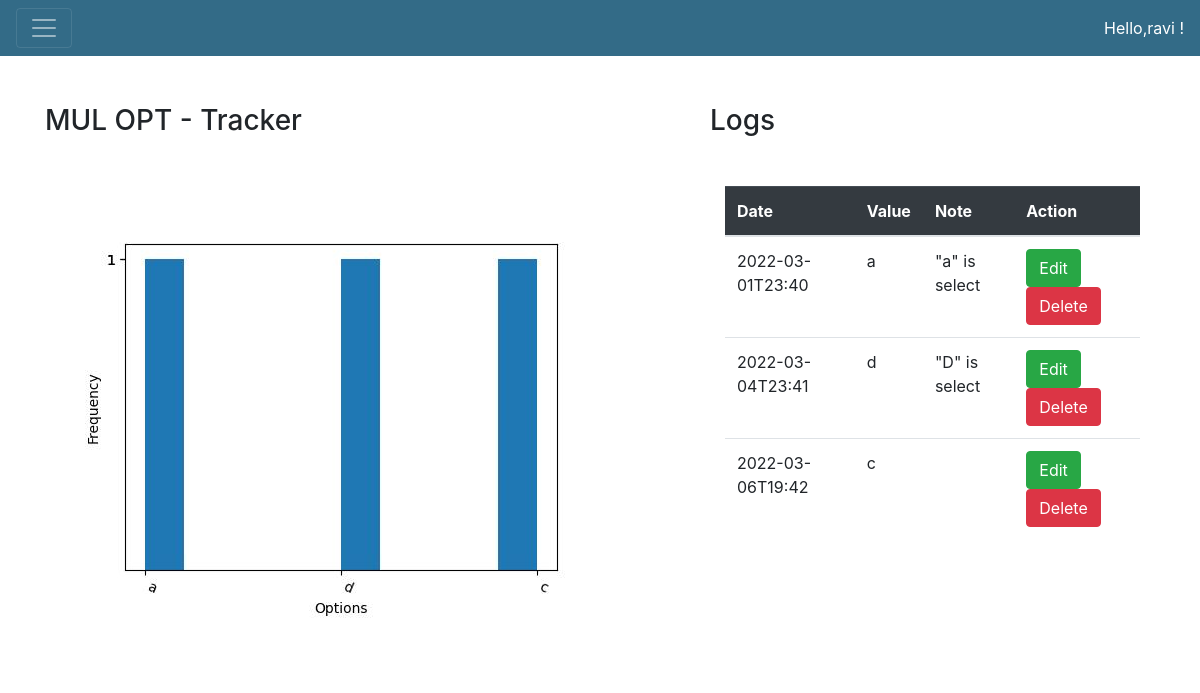
The app's page /tracker/3/details (signed in) with its own data.
### website_code/models.py (models this page shows, shortened)
class User(db.Model, UserMixin):
    __tablename__ = 'users'
    user_id = db.Column(db.Integer,primary_key=True,autoincrement=True)
    name = db.Column(db.String,nullable=False)
    email = db.Column(db.String,nullable=False, unique=True)
    password = db.Column(db.String,nullable=False)

class Tracker(db.Model):
    __tablename__ = 'tracker'
    tracker_id = db.Column(db.Integer,primary_key=True,autoincrement=True)
    name = db.Column(db.String,nullable=False,unique=True)
    description = db.Column(db.String)
    type = db.Column(db.String,nullable=False)
    setting = db.Column(db.String)
    user_id = db.Column(db.Integer, db.ForeignKey("users.user_id"), nullable=False)

class Log(db.Model):
    __tablename__ = 'log'
    log_id = db.Column(db.Integer, primary_key=True, autoincrement=True)
    tracker_id = db.Column(db.Integer, db.ForeignKey("tracker.tracker_id", ondelete='CASCADE'))
    log_track = db.Column(db.String, nullable=False)
    note = db.Column(db.String)
    time = db.Column(db.String, nullable=False)

### website_code/views.py (the view, shortened to what this page needs)
@views.route("/tracker/<tracker_id>/<action>",methods=["GET","POST"])
@login_required
def modify_tracker(tracker_id,action):
    if request.method=="GET":
         if action=='add':
             tracker = Tracker.query.filter(Tracker.tracker_id==tracker_id).first()
             current_time = dt.datetime.now().strftime("%Y-%m-%dT%H:%M")
             if tracker.setting:
                 tracker.setting = tracker.setting.split(",")
             return render_template('add_log.html', user=current_user,tracker=tracker,current_time=current_time)
         elif action=="edit":
             tracker = Tracker.query.filter(Tracker.tracker_id==tracker_id).first()
             return render_template('edit_tracker.html', user=current_user, tracker=tracker)
         elif action=="details":
             tracker = Tracker.query.filter(Tracker.tracker_id == tracker_id).first()
             logs = Log.query.filter(Log.tracker_id==tracker_id).order_by(Log.time.asc()).all()
             if tracker.type=="numerical":
                 val = [float(log.log_track) for log in logs]
                 timestamp = [log.time for log in logs]
                 make_image_int(timestamp,val)
             elif tracker.type=="multiple_choice":
                 val = [log.log_track for log in logs]
                 make_image_mcq(val)
             elif tracker.type=="time_duration":
                 val = [float(log.log_track.replace(":",".")) for log in logs]
                 timestamp = [log.time for log in logs]
                 make_image_time(timestamp,val)
         return render_template('details_tracker.html', user=current_user, log=logs, tracker=tracker, plot=url_for('static', filename="output.jpg"))

### website_code/__init__.py (called while the page is built)
def make_app():     # we are making our flask app.
    app=Flask(__name__)
    app.config["SECRET_KEY"] = "This is a secret ket" # this secret key is used to encrypt session and cookies data related to website.
    app.config['SQLALCHEMY_DATABASE_URI'] = "sqlite:///database.sqlite3"
    db.init_app(app)
    from .views import views  # first views is the file name (it has to start with dot) and second views is the variable name in views.py
    from .authentication import auth  # this make it more clear. compare it with views.
    app.register_blueprint(views, url_prefix="/")
    app.register_blueprint(auth, url_prefix="/")
    login_mngr=LoginManager()
    login_mngr.login_view = 'auth.login'
    login_mngr.init_app(app)
    @login_mngr.user_loader
    def load_user(user_id):
        return User.query.get(int(user_id))
    return app

### website_code/views.py (called while the page is built)
def make_image_mcq(fre):
    plt.clf()
    plt.tight_layout()
    d = dict()
    for a in fre:
        if a not in d:
            d[a]=0
        d[a]+=1
    sort_fre=[x for x in sorted(d.items(), key=lambda x:x[1])]
    plt.hist(fre)
    plt.yticks([x[1] for x in sort_fre])
    plt.ylabel("Frequency")
    plt.xlabel("Options")
    plt.xticks(rotation=337.5,ha='left')
    plt.subplots_adjust(bottom=0.20,right=0.80)
    plt.savefig('website_code/static/output.jpg')
    plt.close()

### website_code/templates/details_tracker.html (shortened to what this page needs)
{% extends "base.html" %}
{% block content %}
<div class="row">
    <div class="col-7">
        <div class="my-5">
            <h3>{{tracker['name']}} - Tracker</h3>
        </div>
        <div>
            <img src={{plot}}>
        </div>
    </div>
    <div class="col-5">
        <div class="my-5">
            <h3>Logs</h3>
        </div>
        <div class="container-fluid">
            <table class="table">
                <thead class="table-dark">
                    <tr>
                        <th scope="col">Date</th>
                        <th scope="col">Value</th>
                        <th scope="col">Note</th>
                        <th scope="col">Action</th>
                    </tr>
                </thead>
                <tbody>
                    {% for data in log %}
                        <tr>
                            <td>{{data['time']}}</td>
                            <td>{{data['log_track']}}</td>
                            <td>{{data['note']}}</td>
                            <td>
                                <a href="/log/{{tracker['tracker_id']}}/{{data['log_id']}}/edit" type="button">
                                    <button type="button" class="btn btn-success">Edit</button>
                                </a>
                                <a href="/log/{{tracker['tracker_id']}}/{{data['log_id']}}/delete" type="button">
                                    <button type="button" class="btn btn-danger">Delete</button>
                                </a>
                            </td>
                        </tr>
                    {% endfor %}
                </tbody>
            </table>
        </div>
    </div>
</div>
{% endblock content %}

### website_code/templates/base.html (shortened to what this page needs)
<!DOCTYPE html>
<html lang="en">
<head>
    <link
      rel="stylesheet"
      href="https://stackpath.bootstrapcdn.com/bootstrap/4.4.1/css/bootstrap.min.css"
    />
    <link
      rel="stylesheet"
      href="https://stackpath.bootstrapcdn.com/font-awesome/4.7.0/css/font-awesome.min.css"
    />
</head>
<body>
    <nav class="navbar navbar-expend-lg navbar-dark bg-dark">
        <button class="navbar-toggler" type="button" data-toggle="collapse" data-target="#navbar">
            <span class="navbar-toggler-icon"></span>
        </button>
        {% if user.is_authenticated %}
            <span class="my-1" style="color:white">Hello,{{user.name}} !</span>
        {% endif %}
    </nav>
    <div class="container">
        {% block content %} {% endblock content %}
    </div>
</body>
</html>

### website_code/templates/base.html (style rules this page uses)
.bg-dark { background-color: #336B87 !important; }

### records on screen
User: name "ravi"
Tracker: name "MUL OPT"
Log: time "2022-03-01T23:40", log_track "a", note "\"a\" is select"
Log: time "2022-03-04T23:41", log_track "d", note "\"D\" is select"
Log: time "2022-03-06T19:42", log_track "c"
